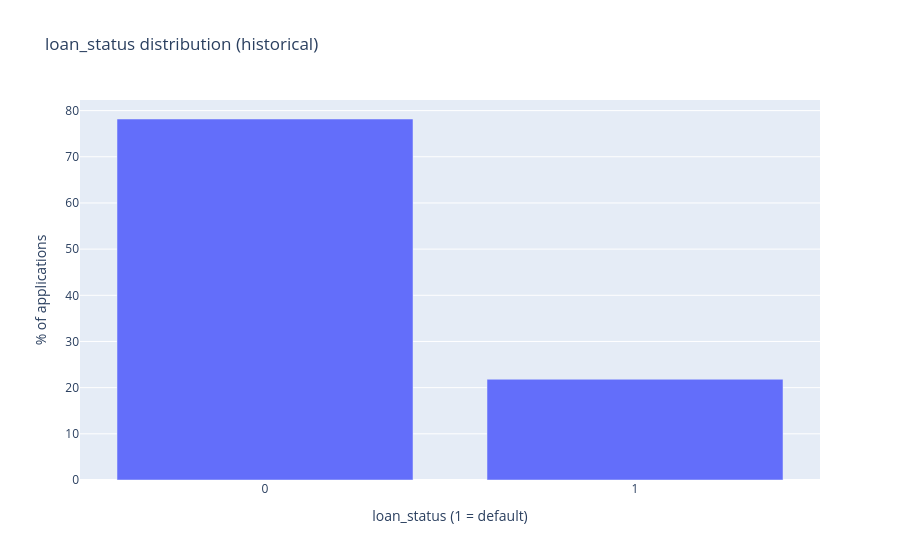

The notebook cell saved with this chart:
### Markdown cell above
## `loan_status` distribution

### Code cell
status_pct = (df['loan_status'].value_counts(normalize=True) * 100).round(2)
status_df = pd.DataFrame({'loan_status': status_pct.index.astype(str), 'pct': status_pct.values})

fig_status = px.bar(
    status_df, x='loan_status', y='pct',
    title='loan_status distribution (historical)',
    labels={'pct': '% of applications', 'loan_status': 'loan_status (1 = default)'},
)
fig_status.show()
status_df

### Figure 1 — Plotly figure (JSON) as saved in the notebook; plotly's stock layout.template omitted (floating-point values rounded to 4 significant figures)
{"data": [{"hovertemplate": "loan_status (1 = default)=%{x}<br>% of applications=%{y}<extra></extra>", "legendgroup": "", "marker": {"color": "#636efa", "pattern": {"shape": ""}}, "name": "", "orientation": "v", "showlegend": false, "textposition": "auto", "type": "bar", "x": ["0", "1"], "xaxis": "x", "y": [78.18, 21.82], "yaxis": "y"}], "layout": {"barmode": "relative", "legend": {"tracegroupgap": 0}, "title": {"text": "loan_status distribution (historical)"}, "xaxis": {"anchor": "y", "domain": [0.0, 1.0], "title": {"text": "loan_status (1 = default)"}}, "yaxis": {"anchor": "x", "domain": [0.0, 1.0], "title": {"text": "% of applications"}}}}
